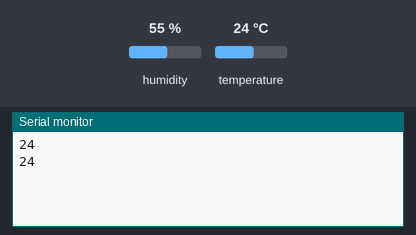
Simulated run of this sketch. Board: Arduino Uno, built with avr-gcc and run on an emulated ATmega328P. Parts: the last lines printed to the serial monitor. The test bench sets the inputs (shaded band); at power-on: temperature 24 °C, humidity 55 %.

Above: at 2.8 s.
2.9 s: temperature set to 12 °C
At 5.2 s:
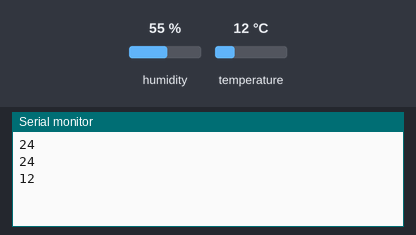
5.6 s: temperature set to 19 °C
At 7.5 s:
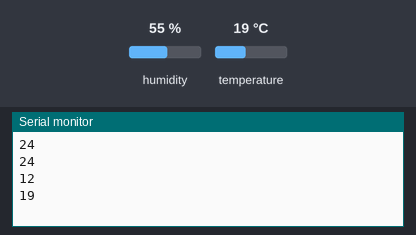
Timing chart, 0 to 9.0 s (numbered marks = the images above; inputs shaded):
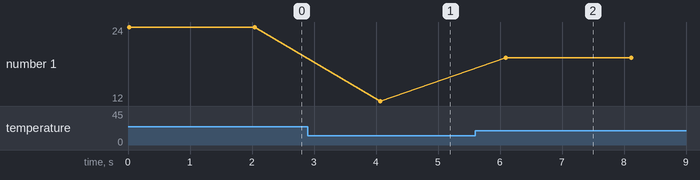

Measured:
- after the input at 2.9 s, the serial monitor: prints a new line after 1.2 s (image 1)
- after the input at 5.6 s, the serial monitor: prints a new line after 0.49 s (image 2)
- plotted number 1: 24 → 12 after the input at 2.9 s, 12 → 19 after the input at 5.6 s

The sketch:

dht11.ino
```cpp
#include "DHT.h"
#include <stdio.h>
const int DHTPIN = 4;
const int DHTTYPE = DHT11;

char buff_uart[3];
DHT dht(DHTPIN, DHTTYPE);
void setup() {
  Serial.begin(9600);
  dht.begin();

}

void loop() {

  int humi = dht.readHumidity();
  int temp = dht.readTemperature();
  sprintf(buff_uart,"%d\n",temp);

//  Serial.println(buff_uart);   // ham nay tu dong gui them dau cach
  Serial.write(buff_uart);                   // ham nay phai tu them
  delay(2000);
}
```
